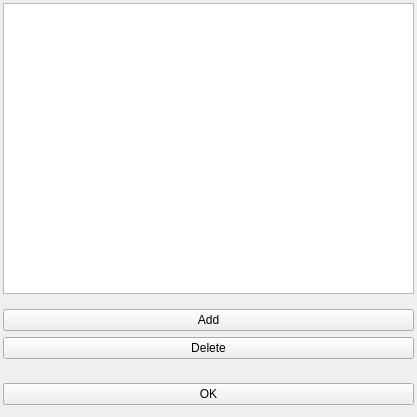
<?xml version="1.0" encoding="UTF-8"?>
<ui version="4.0">
 <class>EditPathsWidget</class>
 <widget class="QWidget" name="EditPathsWidget">
  <property name="geometry">
   <rect>
    <x>0</x>
    <y>0</y>
    <width>417</width>
    <height>417</height>
   </rect>
  </property>
  <property name="windowTitle">
   <string>Form</string>
  </property>
  <layout class="QVBoxLayout" name="verticalLayout">
   <property name="leftMargin">
    <number>3</number>
   </property>
   <property name="topMargin">
    <number>3</number>
   </property>
   <property name="rightMargin">
    <number>3</number>
   </property>
   <property name="bottomMargin">
    <number>3</number>
   </property>
   <item>
    <widget class="QListWidget" name="path_list"/>
   </item>
   <item>
    <widget class="QFrame" name="add_delete_path_frame">
     <property name="frameShape">
      <enum>QFrame::NoFrame</enum>
     </property>
     <property name="frameShadow">
      <enum>QFrame::Raised</enum>
     </property>
     <layout class="QVBoxLayout" name="verticalLayout_2">
      <property name="leftMargin">
       <number>0</number>
      </property>
      <property name="rightMargin">
       <number>0</number>
      </property>
      <item>
       <widget class="QPushButton" name="btn_addPath">
        <property name="text">
         <string>Add</string>
        </property>
       </widget>
      </item>
      <item>
       <widget class="QPushButton" name="btn_deletePath">
        <property name="text">
         <string>Delete</string>
        </property>
       </widget>
      </item>
     </layout>
    </widget>
   </item>
   <item>
    <widget class="QFrame" name="cancel_save_path_frame">
     <property name="frameShape">
      <enum>QFrame::NoFrame</enum>
     </property>
     <property name="frameShadow">
      <enum>QFrame::Raised</enum>
     </property>
     <layout class="QHBoxLayout" name="horizontalLayout">
      <property name="leftMargin">
       <number>0</number>
      </property>
      <property name="rightMargin">
       <number>0</number>
      </property>
      <item>
       <widget class="QPushButton" name="btn_OKPathChange">
        <property name="text">
         <string>OK</string>
        </property>
       </widget>
      </item>
     </layout>
    </widget>
   </item>
  </layout>
 </widget>
 <resources/>
 <connections/>
</ui>
